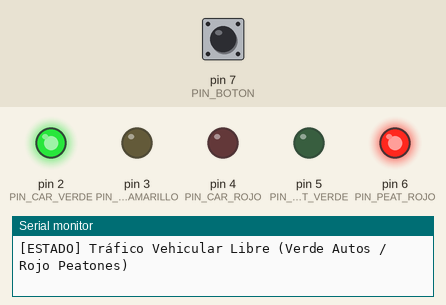
A sketch run on a simulated Arduino Uno, built with avr-gcc and run on an emulated ATmega328P. Parts: output pins drawn as LEDs (lit = HIGH), the last lines printed to the serial monitor. Inputs (shaded band) come from the test bench; at power-on: pin 7 (PIN_BOTON) HIGH.

Above: at 1.4 s.
1.5 s: pin 7 (PIN_BOTON) pulled LOW for 0.15 s
4.6 s: pin 7 (PIN_BOTON) pulled LOW for 1 s
At 7.3 s:
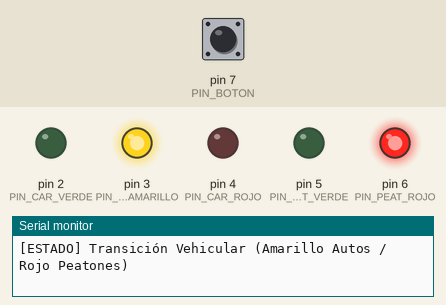
At 9.5 s:
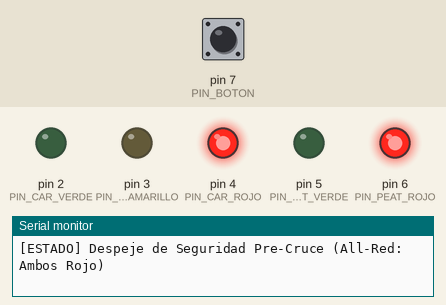
Timing chart, 0 to 21.3 s (numbered marks = the images above; inputs shaded):
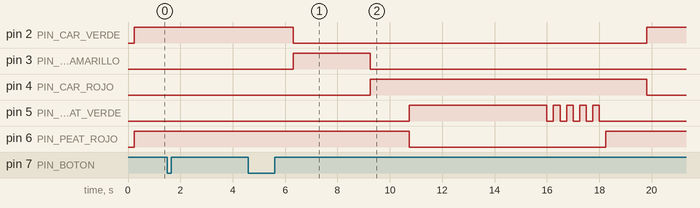

The sketch:

04_semaforo_boton_peatonal.ino
```cpp
/*
 * ==============================================================================
 * PROYECTO: Circuito 4 - Semáforo Interactivo con Botón Peatonal (FSM no bloqueante)
 * AUTOR: Antigravity Assistant & Usuario
 * DESCRIPCIÓN:
 *   Sistema semafórico inteligente basado en una Máquina de Estados Finitos (FSM)
 *   no bloqueante mediante millis(). Da prioridad constante al flujo vehicular
 *   hasta que un peatón oprime el pulsador de demanda de cruce.
 *
 * LÓGICA DE CONTROL E INGENIERÍA VIAL:
 *   1. Estado en Reposo (Flujo Vehicular Normal):
 *      - Autos: VERDE, Peatones: ROJO.
 *   2. Registro de Solicitud Peatonal:
 *      - El peatón oprime el botón conectado al Pin 7 (con INPUT_PULLUP interno).
 *      - Se aplica algoritmo anti-rebote (debounce).
 *      - Se registra la solicitud (solicitudCruce = true).
 *   3. Tiempo Mínimo de Verde Vehicular:
 *      - Para evitar paradas bruscas y accidentes en cadena, se asegura que los
 *        vehículos tengan un tiempo mínimo de luz verde (ej. 6 segundos) antes
 *        de iniciar el cambio de luces.
 *   4. Secuencia Segura de Cruce:
 *      - Autos pasan a AMARILLO (3 segundos).
 *      - Despeje total ALL-RED (1.5 segundos): Ambos en rojo para despejar la vía.
 *      - Peatones pasan a VERDE (5 segundos): Cruce habilitado.
 *      - Peatones en PARPADEO (2.5 segundos): Aviso preventivo de fin de tiempo.
 *      - Despeje final ALL-RED (1 segundo).
 *      - Retorno al verde vehicular y restablecimiento de bandera.
 *
 * ASIGNACIÓN DE PINES:
 *   - Pin 2: LED Verde Vehicular (CAR_VERDE)
 *   - Pin 3: LED Amarillo Vehicular (CAR_AMARILLO)
 *   - Pin 4: LED Rojo Vehicular (CAR_ROJO)
 *   - Pin 5: LED Verde Peatonal (PEAT_VERDE)
 *   - Pin 6: LED Rojo Peatonal (PEAT_ROJO)
 *   - Pin 7: Pulsador Peatonal (BOTON_PEATON, activo en nivel LOW con INPUT_PULLUP)
 * ==============================================================================
 */

// Pines de salida - Semáforo Vehicular
const uint8_t PIN_CAR_VERDE    = 2;
const uint8_t PIN_CAR_AMARILLO = 3;
const uint8_t PIN_CAR_ROJO     = 4;

// Pines de salida - Semáforo Peatonal
const uint8_t PIN_PEAT_VERDE   = 5;
const uint8_t PIN_PEAT_ROJO    = 6;

// Pin de entrada - Botón de llamada peatonal
const uint8_t PIN_BOTON        = 7;

// Constantes de Temporización (en milisegundos)
const unsigned long T_MINIMO_VERDE_AUTO = 6000; // Mínimo tiempo de verde garantizado
const unsigned long T_AUTOS_AMARILLO    = 3000; // Precaución autos
const unsigned long T_SEGURIDAD_ALL_RED = 1500; // Ambos en rojo
const unsigned long T_PEATON_VERDE      = 5000; // Paso peatonal
const unsigned long T_PEATON_PARPADEO   = 2500; // Advertencia fin de cruce
const unsigned long T_DEBOUNCE_MS       = 50;   // Filtro de rebotes del pulsador
const unsigned long T_PARPADEO_HZ       = 250;  // Período de conmutación del parpadeo

// Definición de Estados de la Máquina de Estados Finitos (FSM)
enum EstadoSemaforo {
  ESTADO_AUTOS_VERDE,        // Vehículos circulando, esperando petición
  ESTADO_AUTOS_AMARILLO,     // Vehículos frenando
  ESTADO_ALL_RED_PRE,        // Despeje de vía (ambos en rojo)
  ESTADO_PEATON_CRUCE,       // Peatón cruzando (peatón verde, auto rojo)
  ESTADO_PEATON_AVISO,       // Peatón parpadeando (aviso de terminación)
  ESTADO_ALL_RED_POST        // Despeje previo a reactivar tránsito vehicular
};

// Variables de estado y tiempo
EstadoSemaforo estadoActual = ESTADO_AUTOS_VERDE;
unsigned long tiempoInicioEstado = 0;
unsigned long tiempoUltimoCambioVerdeAuto = 0;
bool peticionPeatonal = false;

// Variables para Debounce de Botón
int ultimoEstadoBotonLeido = HIGH;
int estadoBotonEstable = HIGH;
unsigned long tiempoUltimoRebote = 0;

// Variables para parpadeo no bloqueante
unsigned long tiempoUltimoToggleParpadeo = 0;
bool estadoLedParpadeo = false;

// Prototipos de funciones
void actualizarLecturaBoton();
void aplicarLuces(bool cV, bool cA, bool cR, bool pV, bool pR);
void transicionarA(EstadoSemaforo nuevoEstado);

void setup() {
  Serial.begin(9600);
  Serial.println(F("=========================================================="));
  Serial.println(F("Circuito 4: Semáforo con Botón Peatonal (FSM No Bloqueante)"));
  Serial.println(F("Iniciando sistema de control vial inteligente..."));
  Serial.println(F("=========================================================="));

  // Configuración de Pines
  pinMode(PIN_CAR_VERDE,    OUTPUT);
  pinMode(PIN_CAR_AMARILLO, OUTPUT);
  pinMode(PIN_CAR_ROJO,     OUTPUT);
  pinMode(PIN_PEAT_VERDE,   OUTPUT);
  pinMode(PIN_PEAT_ROJO,    OUTPUT);

  // Usamos la resistencia interna PULL-UP de Arduino:
  // El botón conecta el pin 7 a GND cuando se presiona (Lectura = LOW)
  pinMode(PIN_BOTON, INPUT_PULLUP);

  // Iniciar en estado normal de tránsito
  transicionarA(ESTADO_AUTOS_VERDE);
  tiempoUltimoCambioVerdeAuto = millis();
}

void loop() {
  unsigned long tiempoActual = millis();

  // 1. Lectura continua y no bloqueante del botón con anti-rebote
  actualizarLecturaBoton();

  // 2. Ejecución de la Máquina de Estados Finitos (FSM)
  switch (estadoActual) {

    case ESTADO_AUTOS_VERDE:
      // Mantener autos en Verde, peatones en Rojo
      aplicarLuces(true, false, false, false, true);

      // Si existe petición registrada y ya se cumplió el tiempo mínimo de verde
      if (peticionPeatonal && (tiempoActual - tiempoUltimoCambioVerdeAuto >= T_MINIMO_VERDE_AUTO)) {
        Serial.println(F("-> Procesando solicitud de peatón: iniciando cambio a Amarillo..."));
        transicionarA(ESTADO_AUTOS_AMARILLO);
      }
      break;

    case ESTADO_AUTOS_AMARILLO:
      aplicarLuces(false, true, false, false, true);
      if (tiempoActual - tiempoInicioEstado >= T_AUTOS_AMARILLO) {
        transicionarA(ESTADO_ALL_RED_PRE);
      }
      break;

    case ESTADO_ALL_RED_PRE:
      aplicarLuces(false, false, true, false, true);
      if (tiempoActual - tiempoInicioEstado >= T_SEGURIDAD_ALL_RED) {
        transicionarA(ESTADO_PEATON_CRUCE);
      }
      break;

    case ESTADO_PEATON_CRUCE:
      // Autos en Rojo, Peatones en Verde
      aplicarLuces(false, false, true, true, false);
      if (tiempoActual - tiempoInicioEstado >= T_PEATON_VERDE) {
        transicionarA(ESTADO_PEATON_AVISO);
      }
      break;

    case ESTADO_PEATON_AVISO:
      // Autos en Rojo, Peatón en parpadeo no bloqueante
      if (tiempoActual - tiempoUltimoToggleParpadeo >= T_PARPADEO_HZ) {
        tiempoUltimoToggleParpadeo = tiempoActual;
        estadoLedParpadeo = !estadoLedParpadeo;
        digitalWrite(PIN_PEAT_VERDE, estadoLedParpadeo ? HIGH : LOW);
      }
      digitalWrite(PIN_CAR_ROJO, HIGH);
      digitalWrite(PIN_PEAT_ROJO, LOW);

      if (tiempoActual - tiempoInicioEstado >= T_PEATON_PARPADEO) {
        digitalWrite(PIN_PEAT_VERDE, LOW);
        transicionarA(ESTADO_ALL_RED_POST);
      }
      break;

    case ESTADO_ALL_RED_POST:
      aplicarLuces(false, false, true, false, true);
      if (tiempoActual - tiempoInicioEstado >= T_SEGURIDAD_ALL_RED) {
        // Restablecer bandera de petición y volver a verde vehicular
        peticionPeatonal = false;
        tiempoUltimoCambioVerdeAuto = millis();
        transicionarA(ESTADO_AUTOS_VERDE);
        Serial.println(F("-> Ciclo peatonal finalizado. Tránsito vehicular reactivado."));
      }
      break;
  }
}

/**
 * Función que implementa debounce por software para detectar pulsación limpia.
 */
void actualizarLecturaBoton() {
  int lectura = digitalRead(PIN_BOTON);

  if (lectura != ultimoEstadoBotonLeido) {
    tiempoUltimoRebote = millis();
  }

  if ((millis() - tiempoUltimoRebote) > T_DEBOUNCE_MS) {
    if (lectura != estadoBotonEstable) {
      estadoBotonEstable = lectura;

      // Al detectar flanco de bajada (LOW = botón presionado con INPUT_PULLUP)
      if (estadoBotonEstable == LOW) {
        if (!peticionPeatonal) {
          peticionPeatonal = true;
          Serial.println(F("[BOTÓN] ¡Pulsador Peatonal Presionado! Petición registrada en memoria."));
        } else {
          Serial.println(F("[BOTÓN] Petición ya registrada, esperando ventana segura de cambio."));
        }
      }
    }
  }

  ultimoEstadoBotonLeido = lectura;
}

/**
 * Cambia el estado actual y reinicia la referencia de tiempo.
 */
void transicionarA(EstadoSemaforo nuevoEstado) {
  estadoActual = nuevoEstado;
  tiempoInicioEstado = millis();

  switch (nuevoEstado) {
    case ESTADO_AUTOS_VERDE:
      Serial.println(F("[ESTADO] Tráfico Vehicular Libre (Verde Autos / Rojo Peatones)"));
      break;
    case ESTADO_AUTOS_AMARILLO:
      Serial.println(F("[ESTADO] Transición Vehicular (Amarillo Autos / Rojo Peatones)"));
      break;
    case ESTADO_ALL_RED_PRE:
      Serial.println(F("[ESTADO] Despeje de Seguridad Pre-Cruce (All-Red: Ambos Rojo)"));
      break;
    case ESTADO_PEATON_CRUCE:
      Serial.println(F("[ESTADO] Cruce Peatonal Habilitado (Rojo Autos / Verde Peatones)"));
      break;
    case ESTADO_PEATON_AVISO:
      Serial.println(F("[ESTADO] Advertencia de Cierre Peatonal (Verde Peatón Parpadeando)"));
      break;
    case ESTADO_ALL_RED_POST:
      Serial.println(F("[ESTADO] Despeje de Seguridad Post-Cruce (All-Red: Ambos Rojo)"));
      break;
  }
}

/**
 * Control directo de salidas de los semáforos.
 */
void aplicarLuces(bool cV, bool cA, bool cR, bool pV, bool pR) {
  digitalWrite(PIN_CAR_VERDE,    cV ? HIGH : LOW);
  digitalWrite(PIN_CAR_AMARILLO, cA ? HIGH : LOW);
  digitalWrite(PIN_CAR_ROJO,     cR ? HIGH : LOW);
  digitalWrite(PIN_PEAT_VERDE,   pV ? HIGH : LOW);
  digitalWrite(PIN_PEAT_ROJO,    pR ? HIGH : LOW);
}
```
